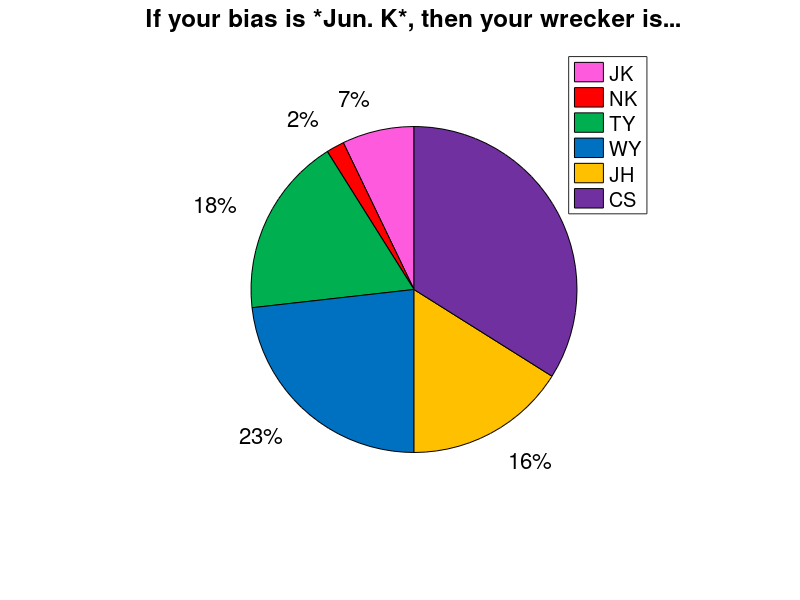

Here is the MATLAB script that generated this plot: (Note: this script raises an error after producing the figure.)
%%%%%%%%%%%%%%%%%%%%%%%%%%%%%%%%%%%%%%%%%%%%%%%%%%%%%%%%%%%%%%%%
% Project: Bias-Wrecker Relationship
% Codes by @2PMGeek
%%%%%%%%%%%%%%%%%%%%%%%%%%%%%%%%%%%%%%%%%%%%%%%%%%%%%%%%%%%%%%%%

clearvars
close all
addpath('0library')

%%%%%%%%%%%%%%%%%%%%%%%%%%%%%%%%%%%%%%%%%%%%%%%%%%%%%%%%%%%%%%%%
%% Labels and Data
PM = {'JK', 'NK', 'TY', 'WY',  'JH', 'CS'};
PMf = {'Jun. K', 'Nichkhun', 'Taecyeon', 'Wooyoung',  'Junho', 'Chansung'};

% Matrix for Member Colors
PMcol = [253/255, 90/255, 221/255;
    1, 0, 0;
    0, 176/255, 80/255;
    0, 112/255, 192/255;
    1, 192/255, 0;
    112/255, 48/255, 160/255];

% Data Matrix : Wrecker Given Bias
% Row: wrecker
% Col: bias
pw = [4	10	10	5	30	11
    1	1	16	9	11	6
    10	12	10	11	24	13
    13	6	22	16	50	14
    9	7	48	19	8	17
    19	10	22	20	42	2];

% Data Matrix : Bias Given Wrecker
% Row: bias
% Col: wrecker
pb = [4	1	10	13	9	19
    10	1	12	6	7	10
    10	16	10	22	48	22
    5	9	11	16	19	20
    30	11	24	50	8	42
    11	6	13	14	17	2];

% Data Matrix : Wrecker Given Bias (OB-YB)
% Row: wrecker
% Col: bias
obyb = [59	120
    156	162];
%%%%%%%%%%%%%%%%%%%%%%%%%%%%%%%%%%%%%%%%%%%%%%%%%%%%%%%%%%%%%%%%

%%%%%%%%%%%%%%%%%%%%%%%%%%%%%%%%%%%%%%%%%%%%%%%%%%%%%%%%%%%%%%%%
%% Plot Data Matrix
for si=1:6
    % plot Wrecker Given Bias
    figure
    dt = pw(:,si);
    pcol = PMcol;
    h = pie(dt);
    colormap(pcol)
    title(['If your bias is *', PMf{si}, '*, then your wrecker is...'])%,...
    set(gca, 'FontSize', 16)
    set(findobj(h,'type','text'),'fontsize',16)
    lg = legend(PM);
    lg.Location = 'east outside';
    lg.Box = 'off';

    % plot Bias Given Wrecker
    figure
    dt = pb(:,si);
    pcol = PMcol;
    h = pie(dt);
    colormap(pcol)
    title(['If your wrecker is *', PMf{si}, '*, then your bias is...'])%,...
    set(gca, 'FontSize', 16)
    set(findobj(h,'type','text'),'fontsize',16)
    lg = legend(PM);
    lg.Location = 'east outside';
    lg.Box = 'off';
end

% plot distribution of Bias = Wrecker responses
figure
h = pie([4	1	10	16	8	2]);
colormap(PMcol)
title('Bias = Bias Wrecker')
set(gca, 'FontSize', 16)
set(findobj(h,'type','text'),'fontsize',16)
lg = legend(PM);
lg.Location = 'east outside';
lg.Box = 'off';

% plot OB-YB matrix
oy0 = [obyb; obyb'];
oy = oy0 ./ sum(oy0,2);
oy = oy([2, 4, 1, 3], :);
a = barh(oy, 'stacked');
colormap('summer')
lab = {'If wrecker is *YB*,\newlinethen bias is...',...
    'If bias is *YB*,\newlinethen wrecker is...',...
    'If wrecker is *OB*,\newlinethen bias is...',...
    'If bias is *OB*,\newlinethen wrecker is...'};
ax1 = gca;
ax1.FontSize = 16;
ax1.YTickLabel = lab;
ax1.XTick = [];
ax1.Box = 'off';
ax1.XAxis.Visible = 'off';
xline(0.5, '--', 'color', [0.45, 0.45, 0.45], 'LineWidth', 5) %ref line
lg = legend({'OB', 'YB'});
lg.Location = 'south outside';
lg.Box = 'off';
lg.Orientation = 'horizontal';
a(1).FaceColor = [0.8500 0.3250 0.0980];
a(1).EdgeColor = [0.8500 0.3250 0.0980];
a(2).FaceColor = [0.3010 0.7450 0.9330];
a(2).EdgeColor = [0.3010 0.7450 0.9330];
a(1).XData = [1 2 4 5];
a(2).XData = [1 2 4 5];
%%%%%%%%%%%%%%%%%%%%%%%%%%%%%%%%%%%%%%%%%%%%%%%%%%%%%%%%%%%%%%%%

%%%%%%%%%%%%%%%%%%%%%%%%%%%%%%%%%%%%%%%%%%%%%%%%%%%%%%%%%%%%%%%%
%% Additional Plots Not Included in Thread
% plot breakdown of bias
figure
h = pie([52	45	118	64	157	61]);
colormap(PMcol)
title('Bias Breakdown')
set(gca, 'FontSize', 16)
set(findobj(h,'type','text'),'fontsize',16)
lg = legend(PM);
lg.Location = 'east outside';
lg.Box = 'off';

% plot breakdown of wrecker
figure
h = pie([66	43	70	105	100	113]);
colormap(PMcol)
title('Wrecker Breakdown')
set(gca, 'FontSize', 16)
set(findobj(h,'type','text'),'fontsize',16)
lg = legend(PM);
lg.Location = 'east outside';
lg.Box = 'off';
%%%%%%%%%%%%%%%%%%%%%%%%%%%%%%%%%%%%%%%%%%%%%%%%%%%%%%%%%%%%%%%%